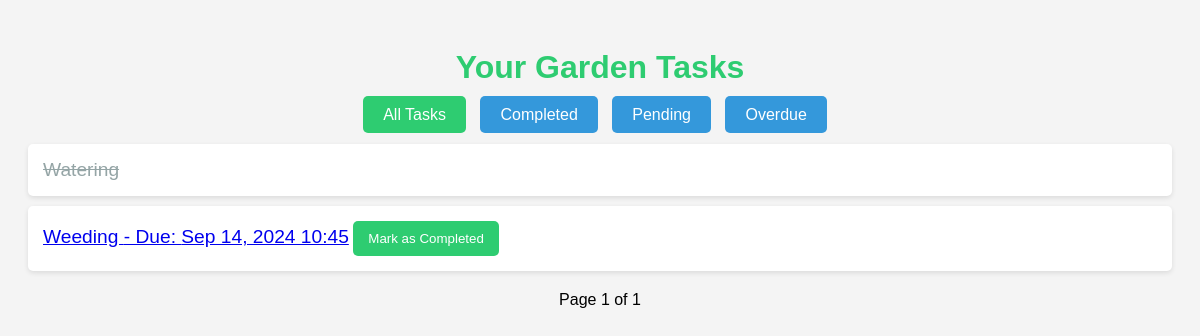
/planner/tasks/, run on the app's committed database.
### planner/models.py (models this page shows, shortened)
class Task(models.Model):
    name = models.CharField(max_length=100)  # Task name (e.g., "Water the roses")
    description = models.TextField(blank=True)  # Optional task description
    due_date = models.DateTimeField()  # Date and time the task is due
    completed = models.BooleanField(default=False)  # Field to track if the task is completed

### planner/views.py (the view)
# urls.py: path('tasks/', views.task_list, name='task_list'),  # Task list page
def task_list(request):
    status_filter = request.GET.get('status', 'all')  # Get the status filter from query string
    tasks = Task.objects.all()
    if status_filter == 'completed':
        tasks = tasks.filter(completed=True)
    elif status_filter == 'pending':
        tasks = tasks.filter(completed=False)
    elif status_filter == 'overdue':
        tasks = tasks.filter(due_date__lt=timezone.now(), completed=False)
    paginator = Paginator(tasks, 10)
    page_number = request.GET.get('page')
    tasks_page = paginator.get_page(page_number)
    if request.method == 'POST':
        task_id = request.POST.get('task_id')
        task = Task.objects.get(id=task_id)
        task.completed = True
        task.save()
        return redirect('task_list')
    return render(request, 'planner/task_list.html', {
        'tasks': tasks_page,
        'status_filter': status_filter
    })

### planner/templates/planner/task_list.html (shortened to what this page needs)
{% load static %}
<!DOCTYPE html>
<html lang="en">
<head>
    <link rel="stylesheet" href="{% static 'planner/css/task_list.css' %}">
</head>
<body>
    <h1>Your Garden Tasks</h1>
    <div class="filters">
        <a href="?status=all" class="{% if status_filter == 'all' %}active{% endif %}">All Tasks</a>
        <a href="?status=completed" class="{% if status_filter == 'completed' %}active{% endif %}">Completed</a>
        <a href="?status=pending" class="{% if status_filter == 'pending' %}active{% endif %}">Pending</a>
        <a href="?status=overdue" class="{% if status_filter == 'overdue' %}active{% endif %}">Overdue</a>
    </div>
    <ul class="task-list">
        {% for task in tasks %}
            <li>
                <form method="POST">
                    {% if task.completed %}
                        <a href="{% url 'task_detail_edit' task.id %}" class="task-name completed">{{ task.name }}</a>
                    {% else %}
                        <a href="{% url 'task_detail_edit' task.id %}" class="task-name">{{ task.name }} - Due: {{ task.due_date|date:"M d, Y H:i" }}</a>
                        <button type="submit" class="mark-completed-btn">Mark as Completed</button>
                    {% endif %}
                </form>
            </li>
        {% empty %}
            <li>No tasks found for this filter.</li>
        {% endfor %}
    </ul>
    <div class="pagination">
        <span class="step-links">
            <span class="current">
                Page {{ tasks.number }} of {{ tasks.paginator.num_pages }}
            </span>
        </span>
    </div>
</body>
</html>

### planner/static/planner/css/task_list.css (style rules this page uses)
body { font-family: Arial, sans-serif; padding: 20px; background-color: #f4f4f4; }
h1 { text-align: center; color: #2ecc71; margin-bottom: 20px; }
.filters { text-align: center; margin-bottom: 20px; }
.filters a { padding: 10px 20px; margin-right: 10px; background-color: #3498db; color: white; text-decoration: none; border-radius: 5px; }
.filters a.active { background-color: #2ecc71; }
ul.task-list { list-style-type: none; padding: 0; }
.task-list li { display: flex; justify-content: space-between; background-color: white; margin-bottom: 10px; padding: 15px; border-radius: 5px; box-shadow: 0 2px 5px rgba(0, 0, 0, 0.1); }
.task-name { font-size: 1.2rem; }
.task-name.completed { text-decoration: line-through; color: #95a5a6; }
.mark-completed-btn { padding: 10px 15px; background-color: #2ecc71; color: white; border: none; border-radius: 5px; cursor: pointer; }
.pagination { text-align: center; margin-top: 20px; }

### data on the page
Task: name "Watering"
Task: name "Weeding", due_date "Sep 14, 2024 10:45"

### other printed values
{{ tasks.number }} "1"
{{ tasks.paginator.num_pages }} "1"
